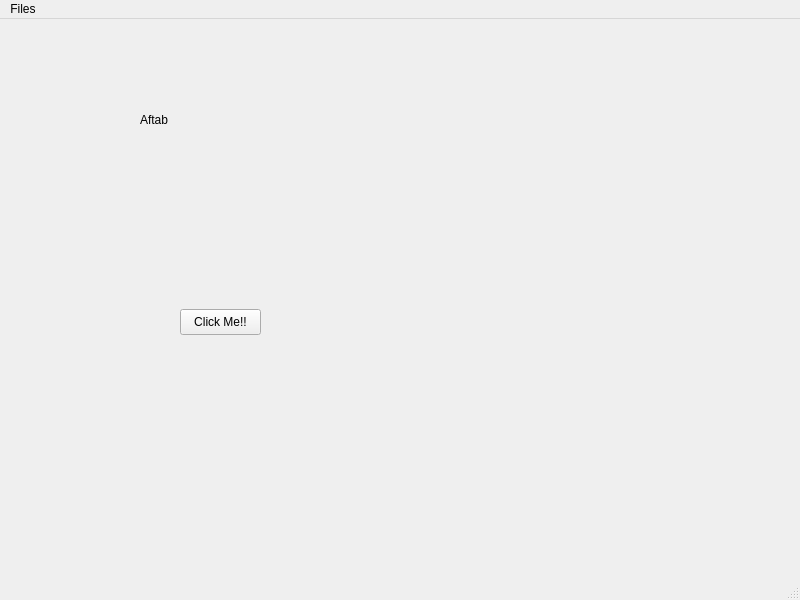
<?xml version="1.0" encoding="UTF-8"?>
<ui version="4.0">
 <class>MainWindow</class>
 <widget class="QMainWindow" name="MainWindow">
  <property name="geometry">
   <rect>
    <x>0</x>
    <y>0</y>
    <width>800</width>
    <height>600</height>
   </rect>
  </property>
  <property name="windowTitle">
   <string>MainWindow</string>
  </property>
  <widget class="QWidget" name="centralwidget">
   <widget class="QLabel" name="label">
    <property name="geometry">
     <rect>
      <x>140</x>
      <y>70</y>
      <width>151</width>
      <height>61</height>
     </rect>
    </property>
    <property name="text">
     <string>Aftab</string>
    </property>
   </widget>
   <widget class="QPushButton" name="Btn">
    <property name="geometry">
     <rect>
      <x>180</x>
      <y>290</y>
      <width>81</width>
      <height>26</height>
     </rect>
    </property>
    <property name="text">
     <string>Click Me!!</string>
    </property>
   </widget>
  </widget>
  <widget class="QMenuBar" name="menubar">
   <property name="geometry">
    <rect>
     <x>0</x>
     <y>0</y>
     <width>800</width>
     <height>33</height>
    </rect>
   </property>
   <widget class="QMenu" name="menuFiles">
    <property name="title">
     <string>Files</string>
    </property>
    <addaction name="actionOpen_files"/>
    <addaction name="actionNew_Files"/>
   </widget>
   <addaction name="menuFiles"/>
  </widget>
  <widget class="QStatusBar" name="statusbar"/>
  <action name="actionOpen_files">
   <property name="text">
    <string>Open files</string>
   </property>
  </action>
  <action name="actionNew_Files">
   <property name="text">
    <string>New Files</string>
   </property>
  </action>
 </widget>
 <resources/>
 <connections/>
</ui>
